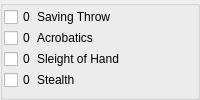
          <widget class="QGroupBox" name="groupBox_5">
           <property name="title">
            <string/>
           </property>
           <layout class="QFormLayout" name="formLayout_2">
            <property name="horizontalSpacing">
             <number>1</number>
            </property>
            <property name="verticalSpacing">
             <number>1</number>
            </property>
            <property name="leftMargin">
             <number>1</number>
            </property>
            <property name="topMargin">
             <number>1</number>
            </property>
            <property name="rightMargin">
             <number>1</number>
            </property>
            <property name="bottomMargin">
             <number>1</number>
            </property>
            <item row="0" column="0">
             <widget class="QCheckBox" name="checkBox">
              <property name="sizePolicy">
               <sizepolicy hsizetype="Fixed" vsizetype="Fixed">
                <horstretch>0</horstretch>
                <verstretch>0</verstretch>
               </sizepolicy>
              </property>
              <property name="text">
               <string>0</string>
              </property>
             </widget>
            </item>
            <item row="0" column="1">
             <widget class="QLabel" name="label_25">
              <property name="text">
               <string>Saving Throw</string>
              </property>
             </widget>
            </item>
            <item row="1" column="0">
             <widget class="QCheckBox" name="checkBox_7">
              <property name="sizePolicy">
               <sizepolicy hsizetype="Fixed" vsizetype="Fixed">
                <horstretch>0</horstretch>
                <verstretch>0</verstretch>
               </sizepolicy>
              </property>
              <property name="text">
               <string>0</string>
              </property>
             </widget>
            </item>
            <item row="1" column="1">
             <widget class="QLabel" name="label_31">
              <property name="text">
               <string>Acrobatics</string>
              </property>
             </widget>
            </item>
            <item row="2" column="0">
             <widget class="QCheckBox" name="checkBox_22">
              <property name="sizePolicy">
               <sizepolicy hsizetype="Fixed" vsizetype="Fixed">
                <horstretch>0</horstretch>
                <verstretch>0</verstretch>
               </sizepolicy>
              </property>
              <property name="text">
               <string>0</string>
              </property>
             </widget>
            </item>
            <item row="2" column="1">
             <widget class="QLabel" name="label_61">
              <property name="text">
               <string>Sleight of Hand</string>
              </property>
             </widget>
            </item>
            <item row="3" column="0">
             <widget class="QCheckBox" name="checkBox_23">
              <property name="sizePolicy">
               <sizepolicy hsizetype="Fixed" vsizetype="Fixed">
                <horstretch>0</horstretch>
                <verstretch>0</verstretch>
               </sizepolicy>
              </property>
              <property name="text">
               <string>0</string>
              </property>
             </widget>
            </item>
            <item row="3" column="1">
             <widget class="QLabel" name="label_63">
              <property name="text">
               <string>Stealth</string>
              </property>
             </widget>
            </item>
           </layout>
          </widget>
